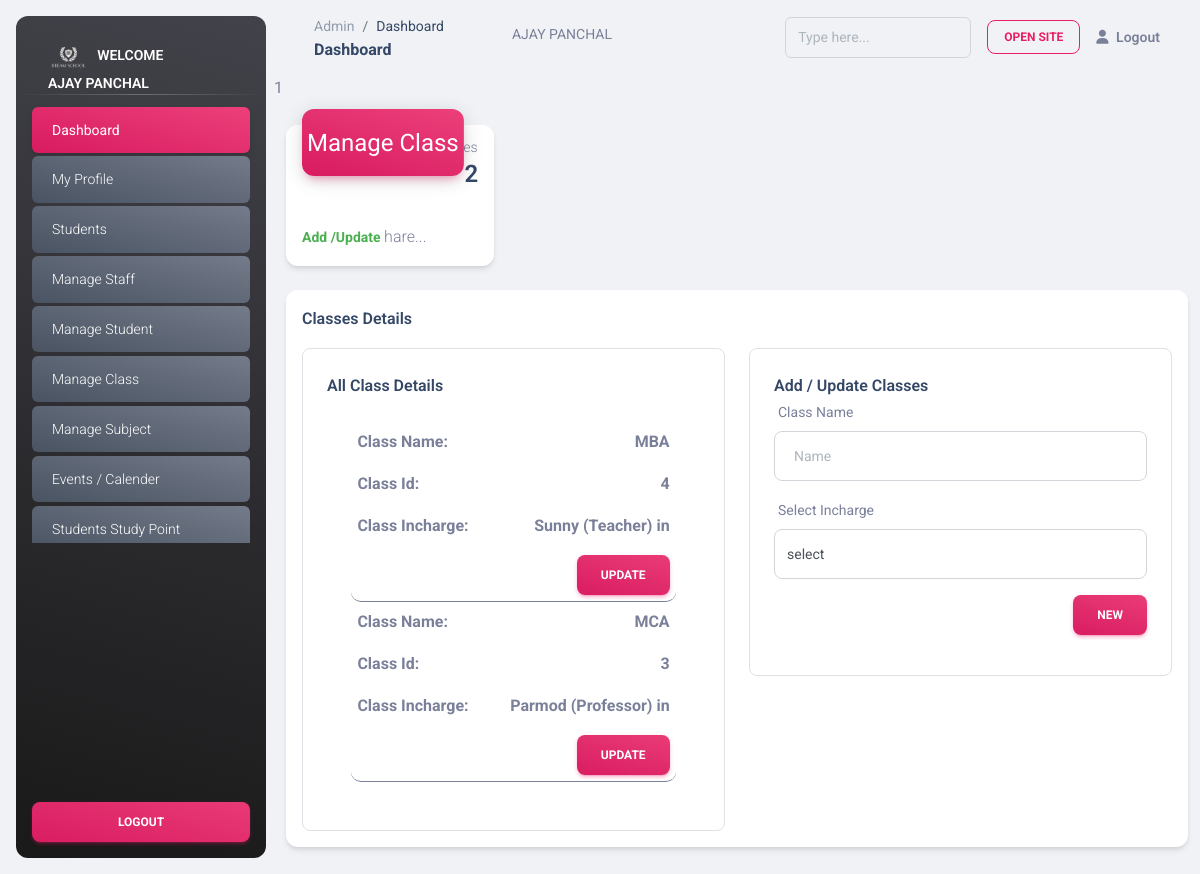
The app's page /admin/manageclass.php (signed in) with its own data.
### tables this page shows
CREATE TABLE `classes` (
  `id` int(11) NOT NULL,
  `class_name` varchar(255) DEFAULT NULL,
  `incharge_id` int(11) DEFAULT NULL,
  `insert_by` int(11) DEFAULT NULL,
  `update_by` timestamp NULL DEFAULT current_timestamp(),
  `insert_at` timestamp NULL DEFAULT current_timestamp(),
  `update_at` int(11) DEFAULT NULL
);

CREATE TABLE `staff` (
  `staff_id` int(11) NOT NULL,
  `staff_name` varchar(80) DEFAULT NULL,
  `staff_email` varchar(100) DEFAULT NULL,
  `staff_phone` int(13) DEFAULT NULL,
  `staff_psw` varchar(255) DEFAULT NULL,
  `staff_role` varchar(200) DEFAULT NULL,
  `specialization` varchar(200) DEFAULT NULL,
  `subject` varchar(200) DEFAULT NULL,
  `status` varchar(20) NOT NULL DEFAULT 'in-active',
  `insert_by` int(11) DEFAULT NULL,
  `update_by` int(11) DEFAULT NULL,
  `insert_at` int(11) DEFAULT NULL,
  `update_at` int(11) DEFAULT NULL
);

### admin/manageclass.php (the view, shortened to what this page needs)
<?php
include "header.php";
$class_name = $class_id = $incharge_id = $class_name = "";
?>
<main class="main-content position-relative max-height-vh-100 h-100 border-radius-lg ">
  <?= include("navBar.php") ?>
  <div class="container-fluid py-4">
    <div class="row">
      <div class="col-xl-3 col-sm-6 mb-xl-0 mb-4">
        <div class="card">
          <div class="card-header p-3 pt-2">
            <div
              class="icon icon-lg icon-shape bg-gradient-primary shadow-primary text-center border-radius-xl mt-n4 position-absolute">
              <i class="material-icons opacity-10">Manage Class</i>
            </div>
            <div class="text-end pt-1">
              <?php
              $sql = "SELECT id FROM classes ";
              $sql = mysqli_query($conn, $sql);
              $total_cls_row = mysqli_num_rows($sql);
              ?>
              <p class="text-sm mb-0 text-capitalize">Total Classes</p>
              <h4 class="mb-0"><?= $total_cls_row ?></h4>
            </div>
          </div>
          <hr class="primary horizontal my-0">
          <div class="card-footer p-3">
            <p class="mb-0"><span class="text-success text-sm font-weight-bolder">Add /Update </span> hare...</p>
          </div>
        </div>
      </div>
    </div>
    <div class="col-md-12 mb-lg-0 mb-4">
      <div class="card mt-4">
        <div class="card-header pb-0 p-3">
          <div class="row">
            <div class="col-6 d-flex align-items-center">
              <h6 class="mb-0">Classes Details</h6>
            </div>
            <div class="col-6 text-end">
            </div>
          </div>
        </div>
        <div class="card-body p-3">
          <div class="row">
            <div class="col-md-6 mb-md-0 mb-4">
              <div class="card card-body border card-plain border-radius-lg  ">
                <h6 class="mb-0">All Class Details</h6>
                <div class="card card-body   card-plain border-radius-lg  "
                  style="overflow-y: scroll;min-height: 300px; max-height: 500px;">
                  <?php
                       $sql = "SELECT * FROM classes order by class_name asc";
                       $sql = mysqli_query($conn, $sql);
                       if (mysqli_num_rows($sql) > 0) {
                         while ($row_class = mysqli_fetch_assoc($sql)) {
                           $getInchange = "SELECT * FROM `staff` WHERE staff_id=" . $row_class['incharge_id'];
                           $getInchange = mysqli_query($conn, $getInchange);
                           $getInchange = mysqli_fetch_assoc($getInchange);
                       ?>
                  <div class="col-md-12 mb-md-0 mb-4 event-item">
                    <p><b>Class Name: </b><b style="float:right"><?= $row_class['class_name'] ?></b></p>
                    <p><b>Class Id: </b><b style="float:right"><?= $row_class['id'] ?></b></p>
                    <p><b>Class Incharge: </b><b style="float:right"><?= $getInchange['staff_name']; ?>
                        (<?= $getInchange['staff_role'] ?>) in <?= $getInchange['subject'] ?></b></p>
                    <div class="col-12 text-end">
                      <a class="btn bg-gradient-primary mb-0" href="manageclass.php?cls=<?= $row_class['id'] ?>">update</a>
                    </div>
                  </div>
                  <?php
                         }
                       }
                        ?>
                </div>
              </div>
            </div>
            <div class="col-md-6 mb-md-0 mb-4">
              <div class="card card-body border card-plain border-radius-lg  "
                style="overflow-y: scroll;min-height: 300px; max-height: 500px;">
                <h6 class="mb-0">Add / Update Classes</h6>
                <form method="post">
                  <div class="mb-3">
                    <label class="form-label">Class Name</label>
                    <input type="text" name="class_name" class="form-control form-control-lg" value="<?= $class_name ?>"
                      placeholder="  Name">
                  </div>
                  <div class="mb-3">
                    <label class="form-label">Select Incharge</label>
                    <select name="incharge_id" class="form-control form-control-lg">
                      <option value="">select</option>
                    </select>
                  </div>
                  <div class="mb-3 text-end">
                    <?php
                         if (isset($cls)) {
                         ?>
                    <input style="display:none;" type="number" class="form-control form-control-lg" value="<?= $cls ?>"
                      name="cls" required>
                    <button class="btn bg-gradient-primary mb-0" name="update"><i
                        class="material-icons text-sm"></i>Update Class</button>
                    <?php
                         } else {
                            ?>
                    <button class="btn bg-gradient-primary   mb-0" name="new"><i class="material-icons text-sm"></i>New
                            <?php
                         }
                            ?>
                  </div>
                </form>
              </div>
            </div>
          </div>
        </div>
      </div>
    </div>
  </div>
</main>
<?php include "footer.php" ?>

### assets/css/nucleo-svg.css (style rules this page uses)
.icon { display: inline-block; color: #111111; height: 1em; width: 1em; }
.icon-lg { height: 1.6em; width: 1.6em; }
.icon { fill: currentColor; stroke: none; }

### records on screen
classes: class_name "MBA", id "4", staff.staff_name "Sunny", staff.staff_role "Teacher"
classes: class_name "MCA", id "3", staff.staff_name "Parmod", staff.staff_role "Professor"

### other values on screen
$_SESSION['admin_name'] "AJAY PANCHAL"
include("navBar.php") "1"
$total_cls_row "2"
